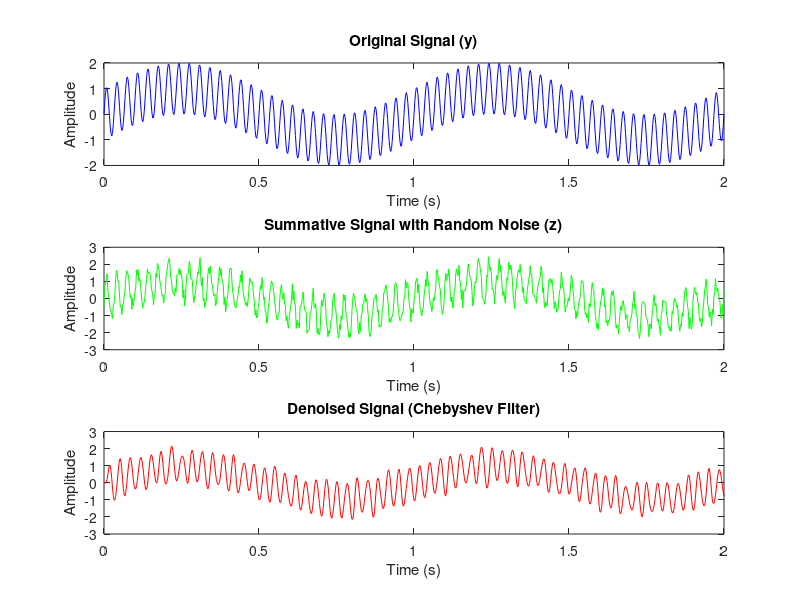

This chart was generated by the following MATLAB code:
clc;
clear all;
close all;

f1 = 1;
f2 = 30;
a = 1;
sr = 400;     % Number of samples per second
d = 2;        % Duration of the sine wave in seconds

t = 0:1/sr:d;

y1 = a * sin(2 * pi * f1 * t);
y2 = a * sin(2 * pi * f2 * t);
y = y1 + y2;

randomSignal = rand(size(t)) - 0.5;  % Random values between -0.5 and 0.5

z = y + randomSignal;

order = 4;
cutoffFreq = 50;
normalizedCutoff = cutoffFreq / (sr / 2);

[b, a] = cheby1(order, 0.5 , normalizedCutoff, 'low');

denoisedSignal = filter(b, a, z);

figure;
subplot(3, 1, 1);
plot(t, y, 'b');
xlabel('Time (s)');
ylabel('Amplitude');
title('Original Signal (y)');

subplot(3, 1, 2);
plot(t, z, 'g');
xlabel('Time (s)');
ylabel('Amplitude');
title('Summative Signal with Random Noise (z)');

subplot(3, 1, 3);
plot(t, denoisedSignal, 'r');
xlabel('Time (s)');
ylabel('Amplitude');
title('Denoised Signal (Chebyshev Filter)');